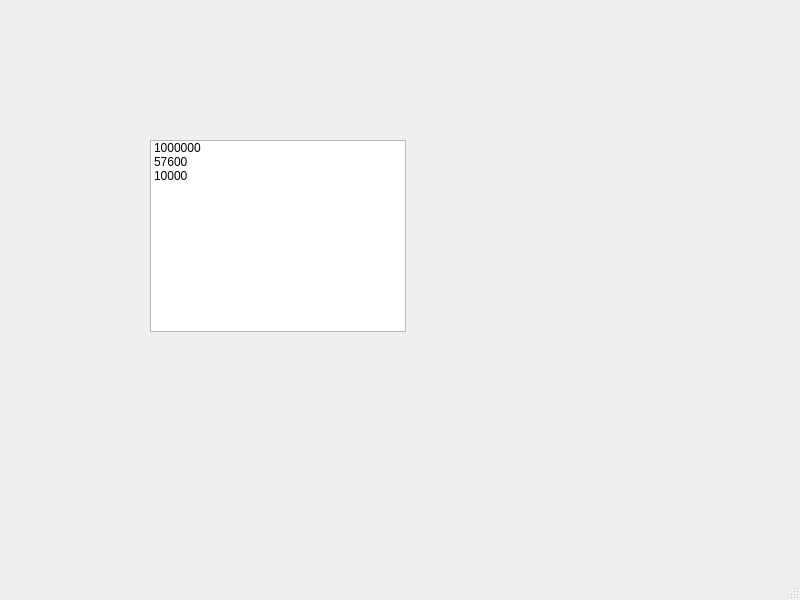
<?xml version="1.0" encoding="UTF-8"?>
<ui version="4.0">
 <class>MainWindow</class>
 <widget class="QMainWindow" name="MainWindow">
  <property name="geometry">
   <rect>
    <x>0</x>
    <y>0</y>
    <width>800</width>
    <height>600</height>
   </rect>
  </property>
  <property name="windowTitle">
   <string>MainWindow</string>
  </property>
  <widget class="QWidget" name="centralwidget">
   <widget class="QListWidget" name="listWidget">
    <property name="geometry">
     <rect>
      <x>150</x>
      <y>140</y>
      <width>256</width>
      <height>192</height>
     </rect>
    </property>
    <item>
     <property name="text">
      <string>1000000</string>
     </property>
     <property name="checkState">
      <enum>Unchecked</enum>
     </property>
    </item>
    <item>
     <property name="text">
      <string>57600</string>
     </property>
     <property name="checkState">
      <enum>Unchecked</enum>
     </property>
    </item>
    <item>
     <property name="text">
      <string>10000</string>
     </property>
     <property name="checkState">
      <enum>Unchecked</enum>
     </property>
    </item>
   </widget>
  </widget>
  <widget class="QMenuBar" name="menubar">
   <property name="geometry">
    <rect>
     <x>0</x>
     <y>0</y>
     <width>800</width>
     <height>25</height>
    </rect>
   </property>
  </widget>
  <widget class="QStatusBar" name="statusbar"/>
 </widget>
 <resources/>
 <connections/>
</ui>
